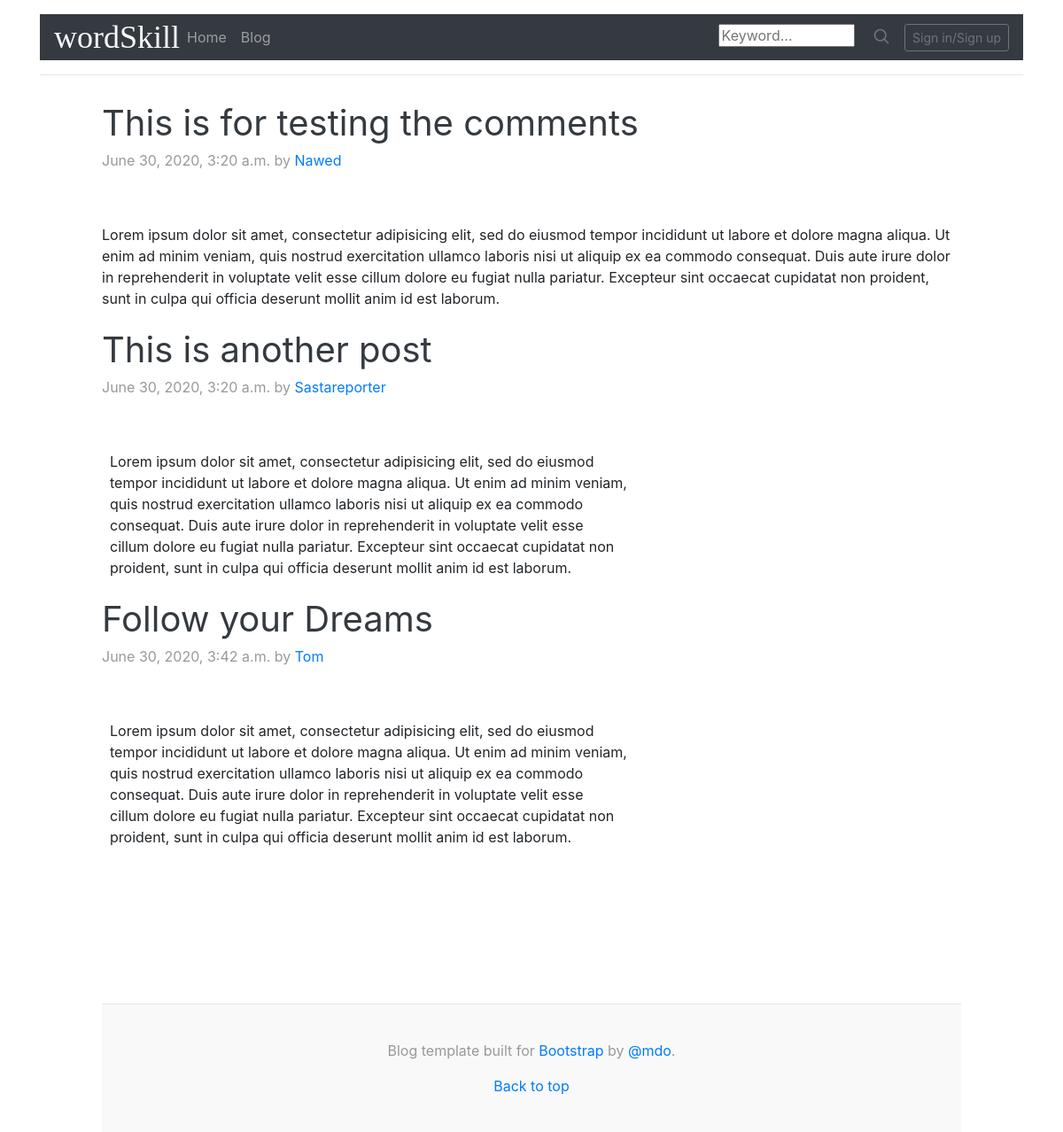
Screenshot of /blog/ with the database file from the repository.
### posts/models.py (models this page shows, shortened)
class Posts(models.Model):
	title = models.CharField(max_length=200)
	description = RichTextField(blank=True, null=True)
	author = models.CharField(max_length=200)
	category = models.CharField(default = "Point of View", max_length=200)
	created_on = models.DateTimeField(auto_now_add= True)
	published_on =models.DateTimeField(blank = True, null = True)
	image = models.ImageField(blank = True, null=True)
	post_published = models.BooleanField(default=False)
	tags = models.ManyToManyField(Tag,blank=True)
	comments = GenericRelation(Comment)

### posts/views.py (the view)
# urls.py: path('blog/',views.blogView,name = 'blog'),
def blogView(request):
	posts = Posts.objects.all().filter(post_published = True)
	context = {'posts':posts,}
	return render(request,'posts/blog.html',context)

### posts/templates/posts/blog.html (shortened to what this page needs)
{% extends 'wordskill/base.html' %}
{% load static %}
	{% block content %}
  <br>
	 <div class="col-md-12 blog-main">
          {% for post in posts%}
          <div class="blog-post">
              <a class="blog-post-title text-dark" href="{% url 'posts:post' post.id %}">{{post.title}}</a>
              <p class="blog-post-meta">{{post.published_on}} by <a href="#">{{post.author}}</a></p>
  				    <br>
  		      	<p>{{post.description|safe}}</p>
              {% endfor %}
          </div>
     </div>
	<br>
	{% endblock %}

### templates/wordskill/base.html (shortened to what this page needs)
<!DOCTYPE html>
{% load static %}
{% load comment_tags %}
<html lang="en" dir="ltr">
  <head>
    <link rel="stylesheet" href="https://stackpath.bootstrapcdn.com/bootstrap/4.5.0/css/bootstrap.min.css">
    <link rel="stylesheet" type="text/css" href="{% static '/css/master.css' %}">
  </head>
  <body>
    <div class="container">
      <header class="blog-header py-3 ">
        {% include 'wordskill/navbar.html' %}
    <div class="container-fluid col-md-10">
      {% block content %}
      {% endblock %}
    </div>
    <br>
      <footer class="blog-footer">
      <p>Blog template built for <a href="https://getbootstrap.com/">Bootstrap</a> by <a href="https://twitter.com/mdo">@mdo</a>.</p>
      <p>
        <a href="#">Back to top</a>
      </p>
    </footer>
  </body>
</html>

### templates/wordskill/navbar.html (shortened to what this page needs)
<nav class="navbar navbar-expand-lg navbar-dark bg-dark">
    <a class="blog-header-logo text-light" href="{% url 'posts:home' %}">wordSkill</a>
  <div class="collapse navbar-collapse" id="navbarNavDropdown">
    <ul class="navbar-nav">
      <li class="nav-item">
        <a class="nav-link" href="{% url 'posts:home' %}">Home</a>
      </li>
      <li class="nav-item">
        <a class="nav-link" href="{% url 'posts:blog' %}">Blog</a>
      </li>
    </ul>
    <ul class="navbar-nav ml-auto">
      <li class="nav-item">
            <form>
              <input class="search-icon" type="text" name="" placeholder="Keyword..." size="10">
              <a class="text-muted" href="#">
                <svg xmlns="http://www.w3.org/2000/svg" width="20" height="20" viewBox="0 0 24 24" fill="none" stroke="currentColor" stroke-width="2" stroke-linecap="round" stroke-linejoin="round" class="mx-3"><circle cx="10.5" cy="10.5" r="7.5"></circle><line x1="21" y1="21" x2="15.8" y2="15.8"></line></svg>
              </a>
            </form>
       </li>
       <li>
            {% if not request.user.is_authenticated %}
            <a class="btn btn-sm btn-outline-secondary" href="{% url 'accounts:login' %}">Sign in/Sign up</a>
            {% endif %}
        </li>
          </div>
  </div>

### static/css/master.css (style rules this page uses)
.container-fluid { padding: 0px; border-style:hidden; }
.blog-header { line-height: 1; border-bottom: 1px solid #e5e5e5; }
.blog-header-logo { font-family: "Playfair Display", Georgia, "Times New Roman", serif; font-size: 2.25rem; }
.blog-post { margin-bottom: 4rem; }
.blog-post-title { margin-bottom: .25rem; font-size: 2.5rem; }
.blog-post-meta { margin-bottom: 1.25rem; color: #999; }
.blog-footer { padding: 2.5rem 0; color: #999; text-align: center; background-color: #f9f9f9; border-top: .05rem solid #e5e5e5; }
.blog-footer p:last-child { margin-bottom: 0; }

### rows the page displays
Posts: title "This is for testing the comments", published_on "June 30, 2020, 3:20 a.m.", author "Nawed", description "Lorem ipsum dolor sit amet, consectetur adipisicing elit, sed do eiusmod tempor incididunt ut labore et dolore magna aliqua. Ut enim ad minim veniam, quis nostrud exercitation ullamco laboris nisi ut aliquip ex ea commodo consequat. Duis aute irure dolor in reprehenderit in voluptate velit esse cillum dolore eu fugiat nulla pariatur. Excepteur sint occaecat cupidatat non proident, sunt in culpa qui officia deserunt mollit anim id est laborum."
Posts: title "This is another post", published_on "June 30, 2020, 3:20 a.m.", author "Sastareporter", description "Lorem ipsum dolor sit amet, consectetur adipisicing elit, sed do eiusmod tempor incididunt ut labore et dolore magna aliqua. Ut enim ad minim veniam, quis nostrud exercitation ullamco laboris nisi ut aliquip ex ea commodo consequat. Duis aute irure dolor in reprehenderit in voluptate velit esse cillum dolore eu fugiat nulla pariatur. Excepteur sint occaecat cupidatat non proident, sunt in culpa qui officia deserunt mollit anim id est laborum."
Posts: title "Follow your Dreams", published_on "June 30, 2020, 3:42 a.m.", author "Tom", description "Lorem ipsum dolor sit amet, consectetur adipisicing elit, sed do eiusmod tempor incididunt ut labore et dolore magna aliqua. Ut enim ad minim veniam, quis nostrud exercitation ullamco laboris nisi ut aliquip ex ea commodo consequat. Duis aute irure dolor in reprehenderit in voluptate velit esse cillum dolore eu fugiat nulla pariatur. Excepteur sint occaecat cupidatat non proident, sunt in culpa qui officia deserunt mollit anim id est laborum."
